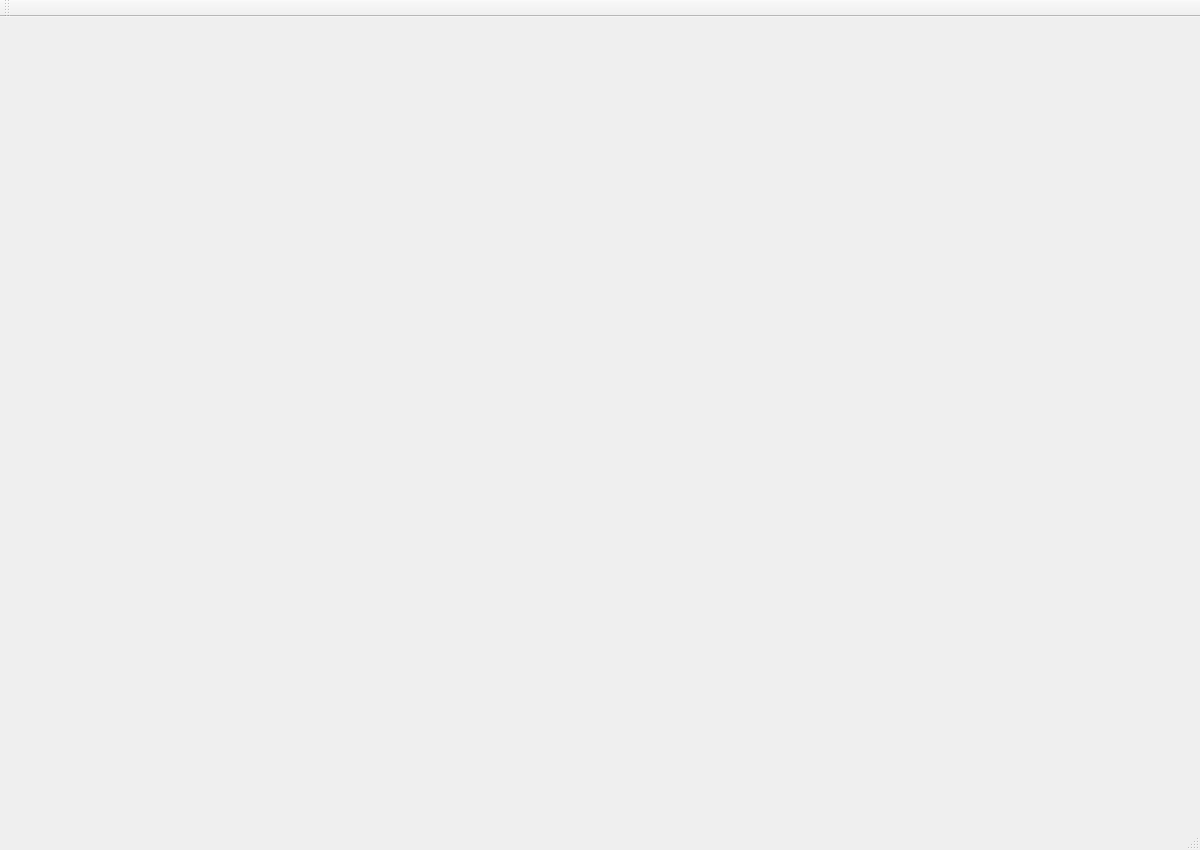
<?xml version="1.0" encoding="UTF-8"?>
<ui version="4.0">
 <class>VisionDetectSetting</class>
 <widget class="QMainWindow" name="VisionDetectSetting">
  <property name="geometry">
   <rect>
    <x>0</x>
    <y>0</y>
    <width>1200</width>
    <height>850</height>
   </rect>
  </property>
  <property name="windowTitle">
   <string>VisionDetectSetting</string>
  </property>
  <widget class="QWidget" name="centralWidget"/>
  <widget class="QMenuBar" name="menuBar">
   <property name="geometry">
    <rect>
     <x>0</x>
     <y>0</y>
     <width>1200</width>
     <height>26</height>
    </rect>
   </property>
  </widget>
  <widget class="QToolBar" name="mainToolBar">
   <attribute name="toolBarArea">
    <enum>TopToolBarArea</enum>
   </attribute>
   <attribute name="toolBarBreak">
    <bool>false</bool>
   </attribute>
  </widget>
  <widget class="QStatusBar" name="statusBar"/>
 </widget>
 <layoutdefault spacing="6" margin="11"/>
 <resources/>
 <connections/>
</ui>
